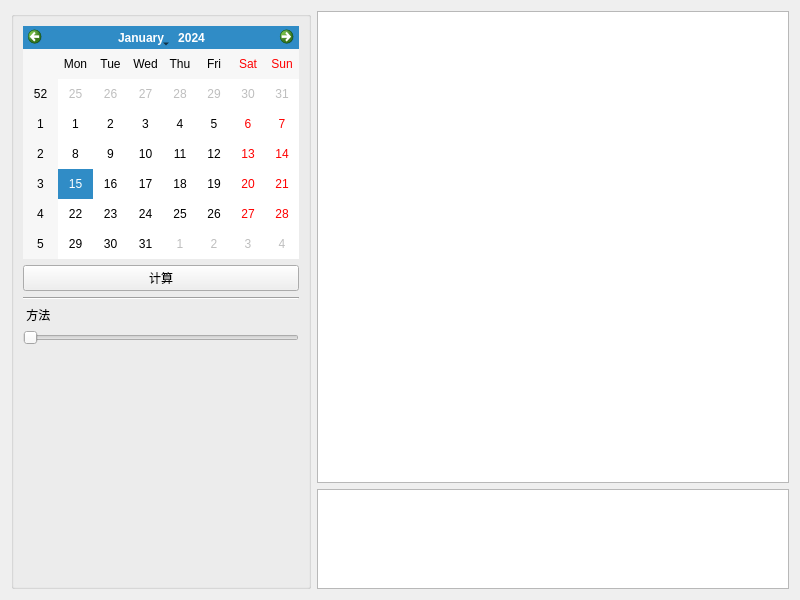
<?xml version="1.0" encoding="UTF-8"?>
<ui version="4.0">
 <class>Form</class>
 <widget class="QWidget" name="Form">
  <property name="geometry">
   <rect>
    <x>0</x>
    <y>0</y>
    <width>800</width>
    <height>600</height>
   </rect>
  </property>
  <property name="windowTitle">
   <string>CalendarPuzzle</string>
  </property>
  <property name="windowIcon">
   <iconset>
    <normaloff>C:/Users/keepone/Downloads/Puzzle.png</normaloff>C:/Users/keepone/Downloads/Puzzle.png</iconset>
  </property>
  <layout class="QGridLayout" name="gridLayout_2">
   <item row="0" column="1">
    <widget class="QGroupBox" name="groupBox_play">
     <property name="minimumSize">
      <size>
       <width>200</width>
       <height>0</height>
      </size>
     </property>
     <property name="maximumSize">
      <size>
       <width>300</width>
       <height>16777215</height>
      </size>
     </property>
     <property name="title">
      <string/>
     </property>
     <layout class="QVBoxLayout" name="verticalLayout">
      <item>
       <widget class="QCalendarWidget" name="calendarWidget"/>
      </item>
      <item>
       <widget class="QPushButton" name="pushButton_solve">
        <property name="text">
         <string>计算</string>
        </property>
       </widget>
      </item>
      <item>
       <widget class="Line" name="line">
        <property name="orientation">
         <enum>Qt::Horizontal</enum>
        </property>
       </widget>
      </item>
      <item>
       <widget class="QLabel" name="label_result">
        <property name="text">
         <string> 方法</string>
        </property>
       </widget>
      </item>
      <item>
       <widget class="QSlider" name="horizontalSlider_result">
        <property name="minimum">
         <number>1</number>
        </property>
        <property name="orientation">
         <enum>Qt::Horizontal</enum>
        </property>
       </widget>
      </item>
      <item>
       <spacer name="verticalSpacer">
        <property name="orientation">
         <enum>Qt::Vertical</enum>
        </property>
        <property name="sizeHint" stdset="0">
         <size>
          <width>20</width>
          <height>40</height>
         </size>
        </property>
       </spacer>
      </item>
     </layout>
    </widget>
   </item>
   <item row="0" column="2">
    <layout class="QVBoxLayout" name="verticalLayout_3">
     <item>
      <widget class="QGraphicsView" name="graphicsView"/>
     </item>
     <item>
      <widget class="QPlainTextEdit" name="plainTextEdit_log">
       <property name="sizePolicy">
        <sizepolicy hsizetype="Expanding" vsizetype="Preferred">
         <horstretch>0</horstretch>
         <verstretch>0</verstretch>
        </sizepolicy>
       </property>
       <property name="maximumSize">
        <size>
         <width>16777215</width>
         <height>100</height>
        </size>
       </property>
      </widget>
     </item>
    </layout>
   </item>
  </layout>
 </widget>
 <resources/>
 <connections/>
</ui>
